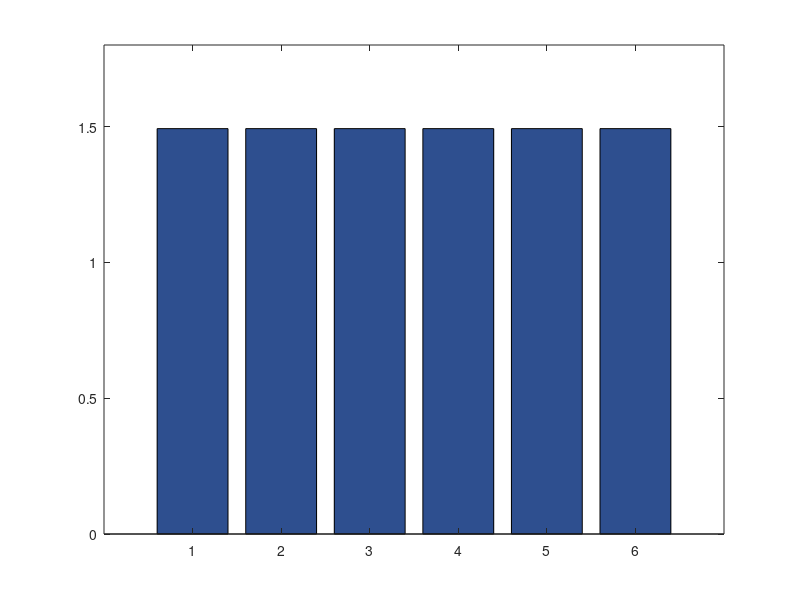

Reproduce this figure in MATLAB. (Note: this script raises an error after producing the figure.)
% DiP vs TPU-like WS Architectural Evaluator
% Evaluates MHA and FFN workloads for an N_p x N_p systolic array

clear; clc;

%% 1. Architecture Parameters
Np = 64; % Physical array dimension (64x64)
S = 2;   % MAC pipeline stages

% Calculate latency per tile based on analytical models
% WS: 3N + S - 3
cycles_per_tile_ws = 3*Np + S - 3; 
% DiP: 2N + S - 2
cycles_per_tile_dip = 2*Np + S - 2;

%% 2. Define Transformer Workloads 
% Format: [M, K, N] for Matrix A(M x K) * Matrix B(K x N)
% M = Sequence Length, K = Input Feature Dim, N = Output Feature Dim

workloads = struct();
% Multi-Head Attention (Q, K, V Projections)
workloads(1).name = 'MHA Small (GPT-2)'; workloads(1).dims = [128, 768, 768];
workloads(2).name = 'MHA Medium (BERT)'; workloads(2).dims = [512, 1024, 1024];
workloads(3).name = 'MHA Large (GPT-3)'; workloads(3).dims = [2048, 12288, 12288];

% Feed-Forward Networks (FFN1 expansion)
workloads(4).name = 'FFN Small (GPT-2)'; workloads(4).dims = [128, 768, 3072];
workloads(5).name = 'FFN Medium (BERT)'; workloads(5).dims = [512, 1024, 4096];
workloads(6).name = 'FFN Large (GPT-3)'; workloads(6).dims = [2048, 12288, 49152];

num_workloads = length(workloads);
total_cycles_ws = zeros(num_workloads, 1);
total_cycles_dip = zeros(num_workloads, 1);
names = cell(num_workloads, 1);

%% 3. Compute Tiling and Cycle Latency
for i = 1:num_workloads
    M = workloads(i).dims(1);
    K = workloads(i).dims(2);
    N = workloads(i).dims(3);
    
    % Calculate number of hardware tiles required
    tiles_M = ceil(M / Np);
    tiles_K = ceil(K / Np);
    tiles_N = ceil(N / Np);
    total_tiles = tiles_M * tiles_K * tiles_N;
    
    % Total compute cycles (assuming tile latency bounds throughput)
    total_cycles_ws(i) = total_tiles * cycles_per_tile_ws;
    total_cycles_dip(i) = total_tiles * cycles_per_tile_dip;
    
    names{i} = workloads(i).name;
end

%% 4. Calculate Speedup and Plot
speedup = total_cycles_ws ./ total_cycles_dip;

% Made the figure slightly wider for better x-axis spacing
figure('Name', 'DiP vs WS Transformer Evaluation', 'Position', [100, 100, 900, 500]);
b = bar(speedup, 'FaceColor', [0.18, 0.31, 0.56]); 

% FIX 1: Manually set the Y-axis limit higher so text doesn't hit the ceiling
ylim([0, 1.8]); 

% FIX 2: Moved the baseline label to sit neatly below the line
yline(1, '--k', 'Baseline (WS)', 'LineWidth', 1.5, 'LabelVerticalAlignment', 'bottom');

set(gca, 'xticklabel', names, 'TickLabelInterpreter', 'none', 'FontSize', 10);

% FIX 3: Gentler angle for the X-axis labels so they don't cramp
xtickangle(25); 

ylabel('Latency Improvement Factor (x)', 'FontWeight', 'bold');
title('DiP vs. TPU-like WS: MHA & FFN Workloads (64x64 Array)', 'FontWeight', 'bold', 'FontSize', 12);
grid on;

% FIX 4: Add a tiny numerical offset (+0.03) to ytips to lift the text off the bar
xtips = b.XEndPoints;
ytips = b.YEndPoints;
labels = string(round(b.YData, 2)) + "x";
text(xtips, ytips + 0.03, labels, 'HorizontalAlignment', 'center', ...
    'VerticalAlignment', 'bottom', 'FontSize', 10, 'FontWeight', 'bold');
%% 5. Console Output
disp('--- Empirical Evaluation Results ---');
for i = 1:num_workloads
    fprintf('%-18s: WS Cycles = %-10d | DiP Cycles = %-10d | Speedup = %.2fx\n', ...
        names{i}, total_cycles_ws(i), total_cycles_dip(i), speedup(i));
end
